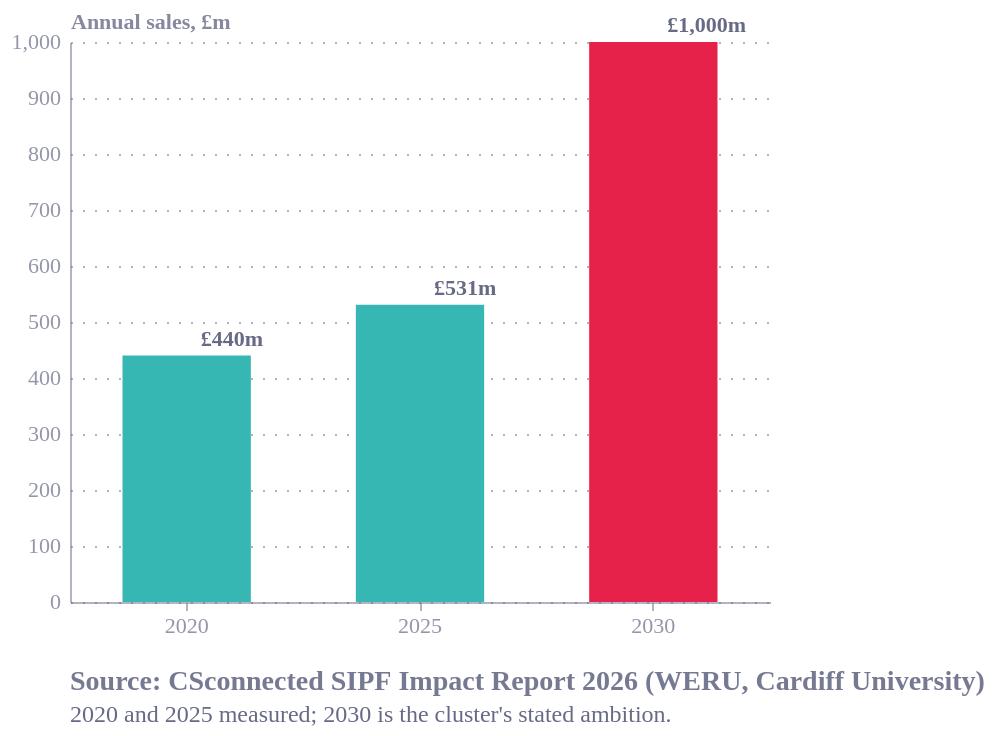

Source (Vega-Lite JSON):
### Vega-Lite specification from a JSON file in a GitHub repository (floating-point values rounded to 4 significant figures)
{"config": {"font": "Circular Std", "text": {"color": "#676A86", "align": "left", "baseline": "middle", "dx": 7, "dy": 0, "fontSize": 11}, "view": {"stroke": null, "continuousWidth": 400, "continuousHeight": 300, "discreteWidth": 400, "discreteHeight": 300}, "range": {"category": ["#36B7B4", "#E6224B", "#F4C245", "#0063AF", "#00A767", "#179FDB", "#EB5C2E"], "diverging": ["#E6224B", "#E54753", "#C9C9C9", "#179FDB", "#122B39"], "heatmap": ["#C9C9C9", "#179FDB", "#0063AF", "#122B39"], "ordinal": ["#00A767", "#36B7B4", "#179FDB", "#0063AF", "#243B5A"]}, "bar": {"color": "#179fdb"}, "line": {"color": "#e6224b"}, "rule": {"color": "#676A86"}, "area": {"opacity": 0.3}, "point": {"filled": true, "size": 80, "color": "#e6224b", "opacity": 0.95}, "geoshape": {"stroke": "white", "strokeWidth": 0.3}, "rect": {"fill": "#d6d4d4", "opacity": 0.3}, "axis": {"labelColor": "#676A86", "labelFontSize": 11, "labelFont": "Circular Std", "labelOpacity": 0.7, "tickColor": "#676A86", "tickOpacity": 0.5, "domainColor": "#676A86", "domainOpacity": 0.5, "gridColor": "#676A86", "gridDash": [2, 2], "gridOpacity": 0.5, "title": null, "titleColor": "#676A86", "titleOpacity": 0.8, "tickSize": 4}, "axisXDiscrete": {"grid": false, "labelAngle": 0, "tickCount": 10, "tickOpacity": 0.5, "title": null}, "axisYDiscrete": {"ticks": false, "labelPadding": 5}, "axisXTemporal": {"grid": false, "ticks": true}, "axisXQuantitative": {"grid": true}, "axisYQuantitative": {"gridColor": "#676A86", "gridDash": [1, 5], "gridOpacity": 0.5, "ticks": false, "labelPadding": 5, "tickCount": 8, "titleAngle": 0, "titleAlign": "left", "titleBaseline": "bottom", "titleX": 0, "titleY": -5}, "title": {"color": "#676A86E6", "subtitleColor": "#676A86", "font": "Circular Std", "subtitleFont": "Circular Std", "anchor": "start", "fontSize": 14, "subtitleFontSize": 12, "subtitlePadding": 4, "offset": 0, "frame": "group"}, "legend": {"titleColor": "#122b39", "title": null, "labelColor": "#122b39", "labelFontSize": 11}}, "layer": [{"mark": {"type": "bar"}, "encoding": {"color": {"field": "kind", "legend": null, "scale": {"domain": ["Actual", "Target"]}, "type": "nominal"}, "x": {"field": "year", "scale": {"domain": ["2020", "2025", "2030"], "paddingInner": 0.45}, "title": null, "type": "nominal"}, "y": {"field": "value", "title": "Annual sales, £m", "type": "quantitative"}}}, {"mark": {"type": "text", "dy": -8, "fontWeight": "bold"}, "encoding": {"text": {"field": "label", "type": "nominal"}, "x": {"field": "year", "scale": {"domain": ["2020", "2025", "2030"], "paddingInner": 0.45}, "title": null, "type": "nominal"}, "y": {"field": "value", "title": "Annual sales, £m", "type": "quantitative"}}}], "data": {"name": "data-3823146aaff31005eda5b8bd56d4de66"}, "height": 280, "title": {"text": "Source: CSconnected SIPF Impact Report 2026 (WERU, Cardiff University)", "anchor": "start", "dy": 12, "orient": "bottom", "subtitle": ["2020 and 2025 measured; 2030 is the cluster's stated ambition."]}, "width": 350, "$schema": "https://vega.github.io/schema/vega-lite/v6.4.1.json", "datasets": {"data-3823146aaff31005eda5b8bd56d4de66": [{"year": "2020", "value": 440, "kind": "Actual", "label": "£440m"}, {"year": "2025", "value": 531, "kind": "Actual", "label": "£531m"}, {"year": "2030", "value": 1000, "kind": "Target", "label": "£1,000m"}]}}
